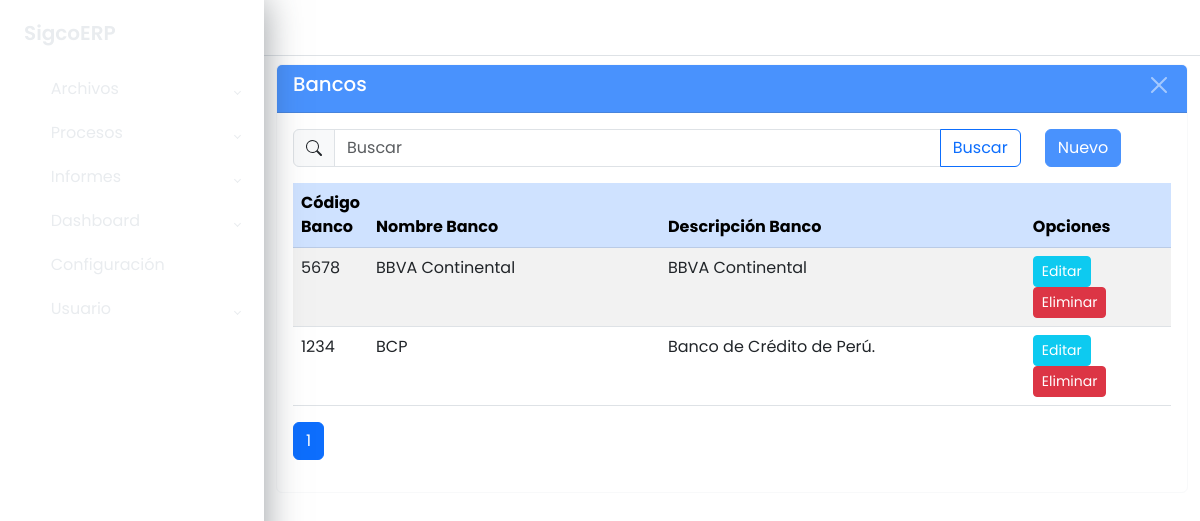
The app's page /maestros/banco/listar/ with its own data.
### apps/maestros/models/models_base.py (models this page shows, shortened)
class Banco(ModeloBaseGenerico):
	id_banco = models.AutoField(primary_key=True)
	codigo_banco = models.CharField("Código Banco", max_length=4, null=True,
									blank=True)
	nombre_banco = models.CharField("Nombre Banco", max_length=50, null=True,
									blank=True)
	descripcion_banco = models.CharField("Descripción Banco", max_length=80,
										 null=True, blank=True)
	class Meta:
		db_table = 'sgc_banco'
		verbose_name = ('Banco')
		verbose_name_plural = ('Bancos')
		ordering = ['nombre_banco']

### apps/maestros/views/banco_views.py (the view)
class BancoListView(GenericListView):
	model = modelo
	context_object_name = 'datos'
	template_name = f"maestros/{url_list}.html"
	cadena_filtro = "Q(codigo_banco__icontains=text) | \
					 Q(nombre_banco__icontains=text)"
	extra_context = {
		"titulo": model._meta.verbose_name_plural,
		"url_inicio": url_home,
		"url_create": url_create,
		"url_update": url_update,
		"url_delete": url_delete
	}

### apps/maestros/views/cruds_views_generics.py (called while the page is built)
    def get_queryset(self):
        queryset = super().get_queryset()
        text = self.request.GET.get('buscar', '')
        if text and self.cadena_filtro:
            queryset = queryset.filter(eval(self.cadena_filtro))
        return queryset

    def get_context_data(self, **kwargs):
        context = super().get_context_data(**kwargs)
        context["buscar"] = self.request.GET.get('buscar', '')
        return context

### apps/maestros/templates/maestros/banco_list.html (shortened to what this page needs)
{% extends 'base.html' %}
{% block main %}
	<div class="wrapper">
		{% block sidebar %}
			{% include 'sidebar.html' %}
		{% endblock sidebar %}
		{% block maincomponent %}
			<div class="main">
				{% block buttonsidebartoggle %}
					{% include 'buttonsidebartoggle.html' %}
				{% endblock buttonsidebartoggle %}
				{% block principalcomponent %}
					<div class="container-fluid">
						<div class="card border-light mb-3 mt-2">
							<div class="card-header text-white bg-primary opacity-75 d-flex
									justify-content-between">
								<h3>{{ titulo }}</h3>
								<button type="button" class="btn-close btn-close-white"
									aria-label="Close"
									onclick="window.location.href='{% url url_inicio %}'">
								</button>
							</div>
							<div class="card-body">
								<div class="row">
									<div class="col col-10">
										<form method="get">
											<div class="input-group flex-nowrap">
												<span class="input-group-text">
												</span>
												<input type="text" class="form-control" name="buscar"
													value="{{ buscar }}" placeholder="Buscar"
													autocomplete="off">
												<button class="btn btn-outline-primary">
													Buscar
												</button>
											</div>
										</form>
									</div>
									<div class="col col-2">
										<a href="{% url url_create %}"
												class="btn btn-primary opacity-75">
											Nuevo
										</a>
									</div>
								</div>
								<div class="table-responsive mt-3">
									<table class="table table-striped">
										<thead class="table-primary">
											<tr>
												<th class="col-1">Código Banco</th>
												<th class="col-4">Nombre Banco</th>
												<th class="col-5">Descripción Banco</th>
												<th class="col-2">Opciones</th>
											</tr>
										</thead>
										<tbody>
											{% for dato in datos %}
												<tr>
													<td>{{ dato.codigo_banco }}</td>
													<td>{{ dato.nombre_banco }}</td>
													<td>{{ dato.descripcion_banco }}</td>
													<td>
														<a href="{% url url_update dato.pk %}"
																class="btn btn-info text-white btn-sm">
															Editar
														</a>
														<a href="{% url url_delete dato.pk %}"
																class="btn btn-danger text-white btn-sm">
															Eliminar
														</a>
													</td>
												</tr>
											{% endfor %}
										</tbody>
									</table>
									{% block paginador %}
										{% include 'paginador.html' %}
									{% endblock %}
								</div>
							</div>
						</div>
					</div>
				{% endblock principalcomponent %}
			</div>
		{% endblock maincomponent %}
	</div>
{% endblock main %}

### static/css/style.css (style rules this page uses)
body { font-family: 'Poppins', sans-serif; margin: 0; background-image: url("../img/background-image.jpg"); background-repeat: no-repeat; background-position: center bottom; background-size: cover; }
h3 { font-size: 1.2375rem; color: #FFF; }
.wrapper { align-items: stretch; display: flex; width: 100%; }
.main { display: flex; flex-direction: column; min-height: 100vh; width: 100%; overflow: hidden; transition: all 0.35s ease-in-out; }

### records on screen
Banco: codigo_banco "5678", nombre_banco "BBVA Continental", descripcion_banco "BBVA Continental"
Banco: codigo_banco "1234", nombre_banco "BCP", descripcion_banco "Banco de Crédito de Perú."

### other values on screen
{{ titulo }} "Bancos"
{{ i }} "1"
